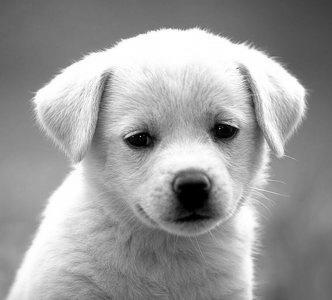
#> input picture img.png, 332 x 300 px
$ jupyter execute dft.ipynb
#> lines starting #> are read from the running program, lines starting #| are printed output that depends on the picture
[cell 1]
import cv2 as cv
import numpy as np
from matplotlib import pyplot as plt
import math
import seaborn as sn
from ipywidgets import FileUpload

[cell 2]
file_path = input("Enter path to image: ")
#> the answer given: img.png
img = cv.imread('img.png', cv.IMREAD_GRAYSCALE)
#> img is the input picture: shape (300, 332); min 0, max 255, mean 155.7
if img is None:
    raise ValueError("Image not found or unable to load.")
plt.imshow(img, cmap='gray')

[cell 3]
M, N = img.shape
#> M = 300; N = 332
x = np.arange(M)
#> x = 300 values from 0 to 299
y = np.arange(N)
#> y = 332 values from 0 to 331
u = x.reshape((M, 1))
#> u = 300 values from 0 to 299
v = y.reshape((N, 1))
#> v = 332 values from 0 to 331

W_N = np.exp(-2j * np.pi * np.outer(y, y) / N)
W_M = np.exp(-2j * np.pi * np.outer(x, x) / M)
dft_result = W_M @ img @ W_N

print(dft_result.shape)
#| (300, 332)

[cell 4]
magnitudes = np.zeros((M, N), dtype=float)
for x in range(M):
    for y in range(N):
        magnitudes[x][y] = math.sqrt((dft_result[x][y].real**2)+(dft_result[x][y].imag**2))
        magnitudes[x][y] = math.log1p(magnitudes[x][y])
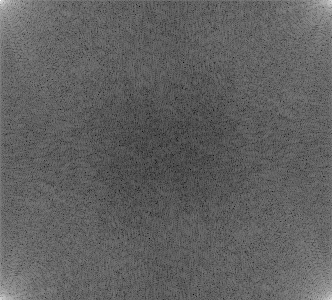
#> magnitudes: shape (300, 332) float64; min 1.89, max 16.56, mean 7.46; drawn with min black and max white
norm_dft = magnitudes/np.max(magnitudes)*255
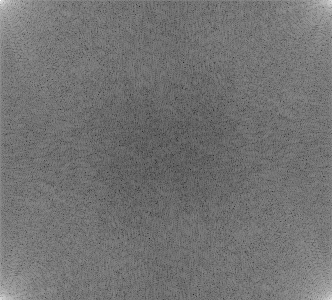
#> norm_dft: shape (300, 332) float64; min 29.1, max 255, mean 115
magnitudes = np.uint8(norm_dft)

[cell 5]
dft_cv = cv.dft(np.float32(img),flags = cv.DFT_COMPLEX_OUTPUT)
cv_results = np.zeros((M, N), dtype=float)
for x in range(M):
    for y in range(N):
        cv_results[x][y] = math.sqrt((dft_cv[x, y, 0]**2)+(dft_cv[x, y, 1]**2))
        cv_results[x][y] = math.log1p(cv_results[x][y])
norm_dft = cv_results/np.max(cv_results)*255
cv_results = np.uint8(norm_dft)

[cell 6]
map = np.zeros((2,2), dtype=int)

for i in range(M):
    for j in range(N):
        if magnitudes[i][j] == cv_results[i][j]:
            if magnitudes[i][j] > 128:
                map[0,0] += 1
            else:
                map[0,1] += 1
        else:
            if magnitudes[i][j] > cv_results[i][j]:
                if magnitudes[i][j] > 128:
                    map[1,0] += 1
                else:
                    map[1,1] += 1
#> after the loop, map = [[11682, 87916], [0, 2]]

[cell 7]
fig, axes = plt.subplots(2, 2, figsize=(10, 8))

axes[0, 0].imshow(img, cmap='gray')
axes[0, 0].set_title("Input Image")
axes[0, 0].axis("off")

axes[0, 1].imshow(map, cmap='hot')
sn.heatmap(map, ax= axes[0, 1], cmap ='Blues', annot=True, fmt='d', cbar=False)
axes[0, 1].set_title("Heatmap")
axes[0, 1].axis("off")

axes[1, 0].imshow(magnitudes, cmap='gray')
axes[1, 0].set_title("Custom DFT")
axes[1, 0].axis("off")

axes[1, 1].imshow(cv_results, cmap='gray')
axes[1, 1].set_title("OpenCV DFT")
axes[1, 1].axis("off")

plt.tight_layout()
plt.show()
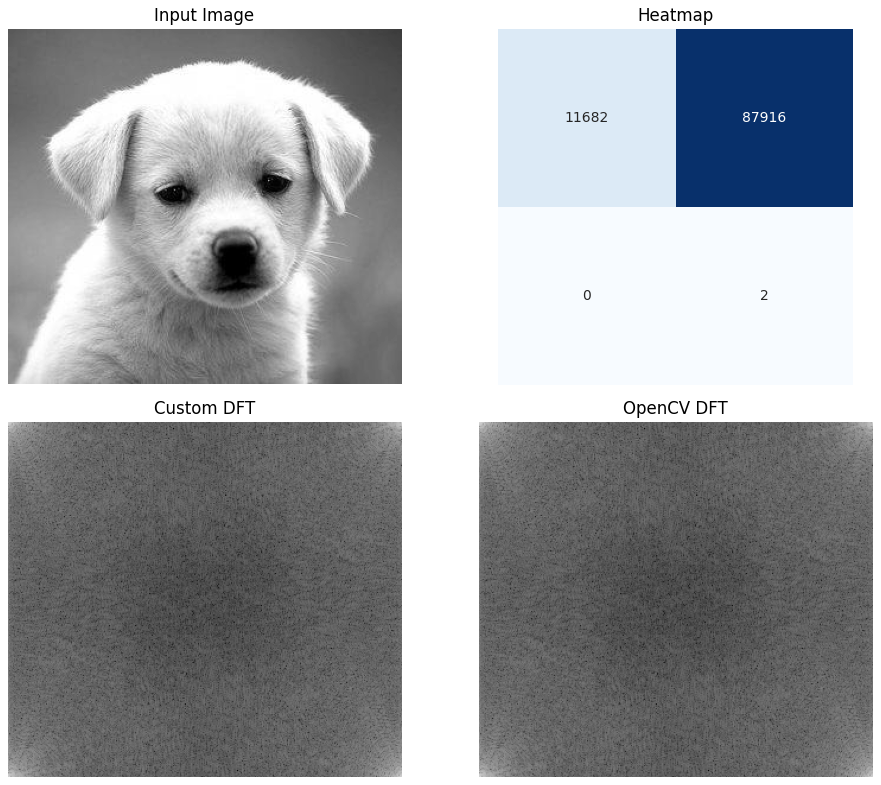
#> figure drawn by matplotlib, 4 panels

[cell 8]
cv.imwrite(input("Enter path to destination: "), magnitudes)
#> the answer given: img.png
#> Out = True
